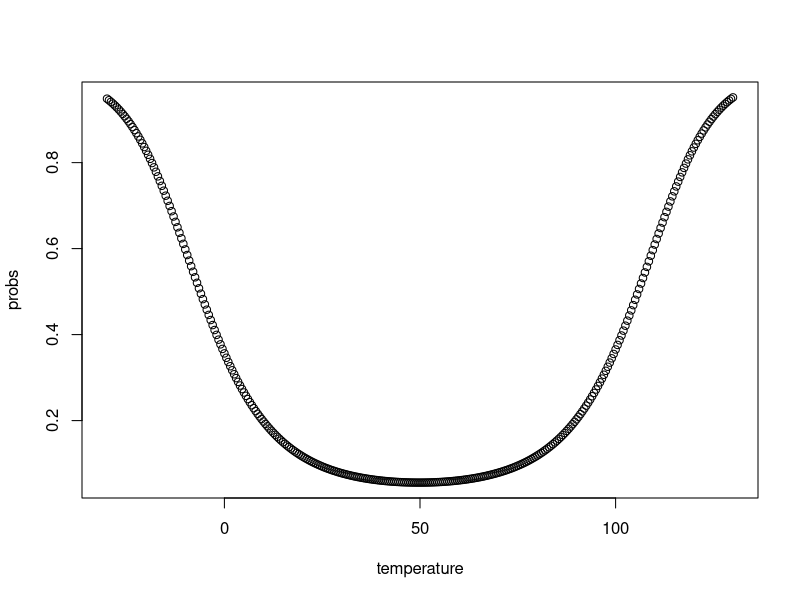
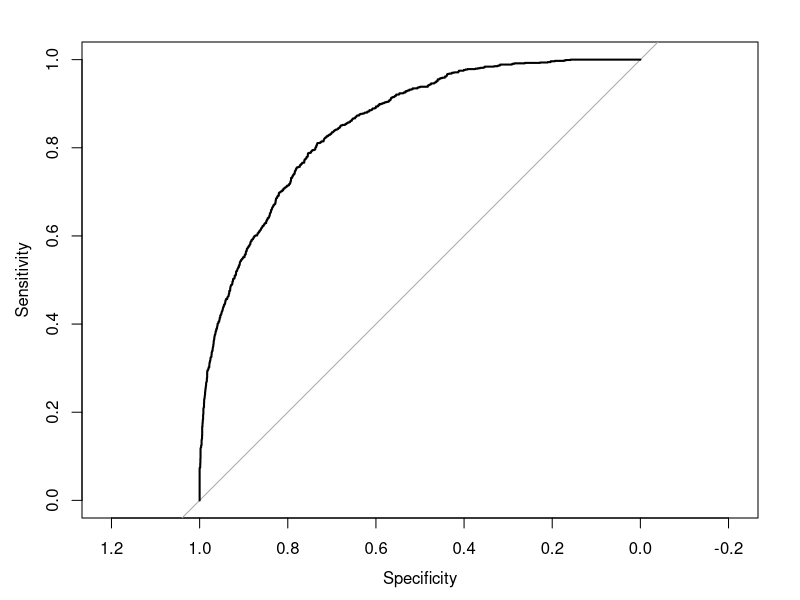

Recreate these plots in R, in order.
## ---- chunk 1
gym <- read.table("gym.txt", header = TRUE)
head(gym)
## ---- chunk 2
library(pscl)
fit <- pscl::zeroinfl(gym ~ gender + age + weight + credit|
                        gender + age + weight + credit ,
                      data = gym,dist=c("poisson"))
summary(fit)
## ---- chunk 3
fit_reduced <- pscl::zeroinfl(gym ~ gender + credit|
                       weight,
                      data = gym,dist=c("poisson"))
summary(fit_reduced)
## ---- chunk 4
BIC(fit); BIC(fit_reduced)
## ---- chunk 5
cows <- read.table("cows.txt", header = TRUE)
head(cows)
## ---- chunk 6
fit <- glm(died ~ temperature + I(temperature^2), data = cows,
           family = binomial)
summary(fit)
## ---- chunk 7
library(lmtest)
fit_reduced <- glm(died ~ temperature, data = cows, family = binomial)
lrtest(fit_reduced,fit)
## ---- chunk 8
temperature = seq(-30, 130, .5)
probs = predict.glm(fit, data.frame(temperature = temperature),
                    type = "response")
plot(temperature, probs)
## ---- chunk 9
library(pROC)
pROC::roc(cows$died ~predict.glm(fit,type="response"),plot=TRUE)
## ---- chunk 10
probs <- predict.glm(fit, type = "response")
died_predicts <- ifelse(probs > .25, 1, 0)
table(cows$died, died_predicts)
## ---- chunk 11
806/(806 + 267)
## ---- chunk 12
studentsurvey <- read.table("studentsurvey.txt", header = TRUE)
head(studentsurvey)
## ---- chunk 13
fit <- glm(count ~ tattoo + pineapple + morning, data = studentsurvey,
           family = poisson())
summary(fit)
## ---- chunk 14
library(MASS)
fit_nb <- MASS::glm.nb(count ~ tattoo + pineapple + morning,data = studentsurvey)
summary(fit_nb)
## ---- chunk 15
predict.glm(fit_nb, data.frame(tattoo = "yes",
                               pineapple = "no",
                               morning  = "yes"), type = "response")
## ---- chunk 16
coef <- coef(fit_nb)[2]
se <- 0.124249
crit_value <- qnorm(1 - .05)
coef + c(-1,1)*crit_value*se
